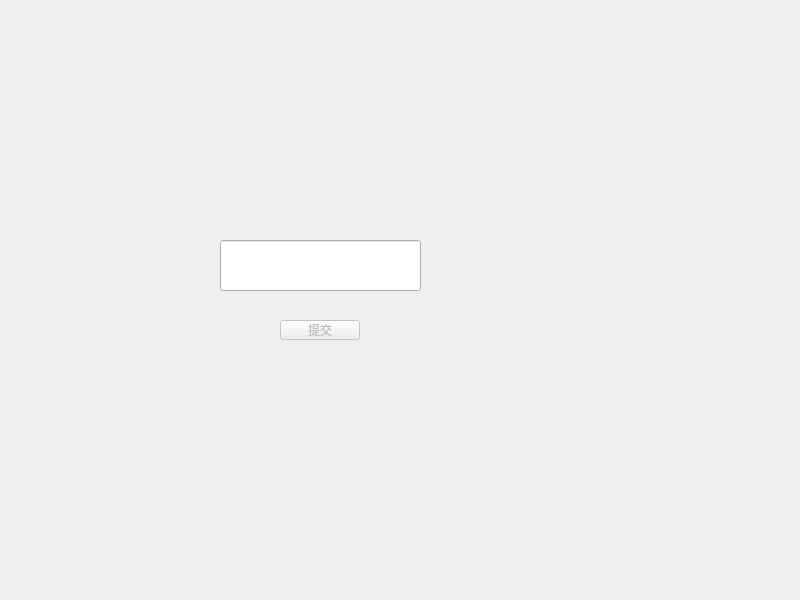
<?xml version="1.0" encoding="UTF-8"?>
<ui version="4.0">
 <class>Widget</class>
 <widget class="QWidget" name="Widget">
  <property name="geometry">
   <rect>
    <x>0</x>
    <y>0</y>
    <width>800</width>
    <height>600</height>
   </rect>
  </property>
  <property name="windowTitle">
   <string>Widget</string>
  </property>
  <widget class="QPushButton" name="pushButton">
   <property name="enabled">
    <bool>false</bool>
   </property>
   <property name="geometry">
    <rect>
     <x>280</x>
     <y>320</y>
     <width>80</width>
     <height>20</height>
    </rect>
   </property>
   <property name="text">
    <string>提交</string>
   </property>
  </widget>
  <widget class="QLineEdit" name="lineEdit">
   <property name="geometry">
    <rect>
     <x>220</x>
     <y>240</y>
     <width>201</width>
     <height>51</height>
    </rect>
   </property>
  </widget>
 </widget>
 <resources/>
 <connections/>
</ui>
